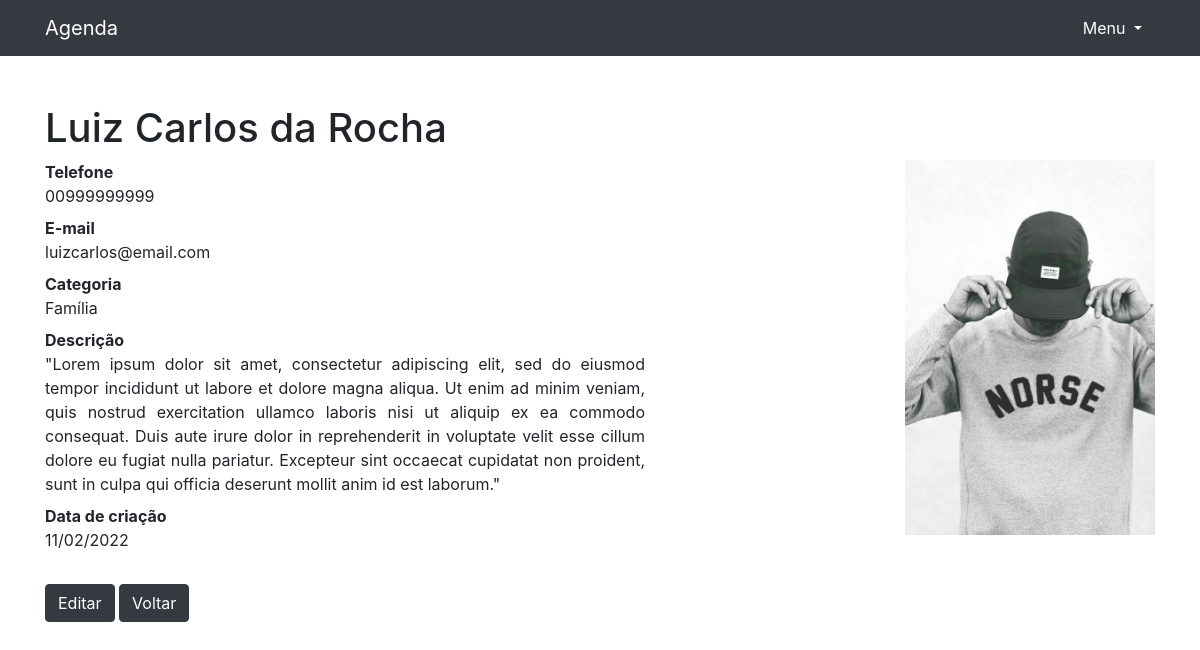
The page /14 on the database its author committed.
### contatos/models.py (models this page shows, shortened)
class Contato(models.Model):  # Model dos contatos relacionado à Categoria.
    nome = models.CharField(max_length=20)
    sobrenome = models.CharField(max_length=20, blank=True)
    telefone = models.CharField(max_length=11)
    email = models.CharField(max_length=50, blank=True)
    data_criacao = models.DateTimeField(default=timezone.now)
    descricao = models.TextField(blank=True)
    categoria = models.ForeignKey(Categoria, on_delete=models.DO_NOTHING)
    mostrar = models.BooleanField(default=True)
    foto = models.ImageField(blank=True, upload_to='fotos/%Y/%m/')

class Categoria(models.Model):  # Model que terá relação Many-to-One
    nome = models.CharField(max_length=20)
    def __str__(self):
        return self.nome

### contatos/views.py (the view)
# urls.py: path('<int:contato_id>', views.ver_contato, name='ver_contato'),
def ver_contato(request, contato_id):
    contato = get_object_or_404(Contato, id=contato_id)  # Levanta Erro 404 quando contato não for localizado.
    if not contato.mostrar:  # Impede que o contato seja exibido, se não estiver com mostrar ativado.
        raise Http404()
    return render(request, 'contatos/ver_contato.html', {
        'contato': contato
    })

### contatos/templates/contatos/ver_contato.html (shortened to what this page needs)
{% extends 'base.html'%}
{%block conteudo%}
    <h1 class="mt-5">{{ contato.nome }} {{ contato.sobrenome }}</h1>
    {% if contato.foto %}
        <div style="float: right">
          <p>
              <img src="{{ contato.foto.url }}" style="max-width: 250px; height: auto;">
          </p>
        </div>
    {% endif %}
    <dl>
      <dt>Telefone</dt>
      <dd>{{ contato.telefone }}</dd>
      <dt>E-mail</dt>
      <dd>{{ contato.email }}</dd>
      <dt>Categoria</dt>
      <dd>{{ contato.categoria }}</dd>
      <dt>Descrição</dt>
      <dd style="text-align:justify; word-wrap: break-word; width:600px;">
        {{ contato.descricao }}
      </dd>
      <dt>Data de criação</dt>
      <dd>
          {{ contato.data_criacao|date:'d/m/Y' }}
      </dd>
      <div style="display: inline-block;"><br>
          <a class="btn btn-dark" href="{% url 'editar_contato' contato.id %}" role="button">Editar</a>
          <a class="btn btn-dark" href="{% url 'index' %}" role="button">Voltar</a>
      </div>
    </dl>
{%endblock%}

### rows shown on the page
Contato: nome "Luiz Carlos", sobrenome "da Rocha", foto (picture), telefone "00999999999", email "luizcarlos@email.com", categoria "Família", descricao "\"Lorem ipsum dolor sit amet, consectetur adipiscing elit, sed do eiusmod tempor incididunt ut labore et dolore magna aliqua. Ut enim ad minim veniam, quis nostrud exercitation ullamco laboris nisi ut aliquip ex ea commodo consequat. Duis aute irure dolor in reprehenderit in voluptate velit esse cillum dolore eu fugiat nulla pariatur. Excepteur sint occaecat cupidatat non proident, sunt in culpa qui officia deserunt mollit anim id est laborum.\"", data_criacao "11/02/2022"
